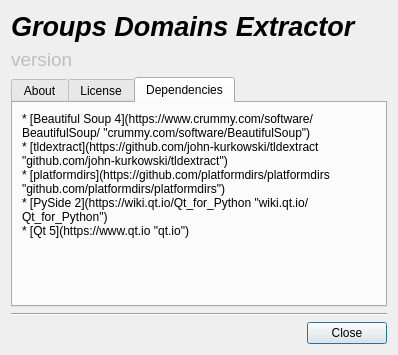
<?xml version="1.0" encoding="UTF-8"?>
<ui version="4.0">
 <class>AboutDialog</class>
 <widget class="QDialog" name="AboutDialog">
  <property name="geometry">
   <rect>
    <x>0</x>
    <y>0</y>
    <width>398</width>
    <height>355</height>
   </rect>
  </property>
  <property name="windowTitle">
   <string>About GDE</string>
  </property>
  <layout class="QGridLayout" name="gridLayout">
   <item row="2" column="0">
    <widget class="QTabWidget" name="tabWidget">
     <property name="autoFillBackground">
      <bool>true</bool>
     </property>
     <property name="styleSheet">
      <string notr="true"/>
     </property>
     <property name="currentIndex">
      <number>2</number>
     </property>
     <widget class="QWidget" name="aboutTab">
      <attribute name="title">
       <string>About</string>
      </attribute>
      <layout class="QGridLayout" name="gridLayout_3">
       <item row="1" column="0">
        <widget class="QPlainTextEdit" name="plainTextEdit">
         <property name="sizePolicy">
          <sizepolicy hsizetype="Expanding" vsizetype="Expanding">
           <horstretch>0</horstretch>
           <verstretch>0</verstretch>
          </sizepolicy>
         </property>
         <property name="styleSheet">
          <string notr="true">QPlainTextEdit {background-color: transparent;}</string>
         </property>
         <property name="frameShape">
          <enum>QFrame::NoFrame</enum>
         </property>
         <property name="frameShadow">
          <enum>QFrame::Sunken</enum>
         </property>
         <property name="readOnly">
          <bool>true</bool>
         </property>
         <property name="plainText">
          <string>Groups Domains Extractor helps in finding all domains of specific group and copies it to clipboard.
It also has the ability to save configuration of group to file and load it.</string>
         </property>
         <property name="backgroundVisible">
          <bool>false</bool>
         </property>
        </widget>
       </item>
      </layout>
     </widget>
     <widget class="QWidget" name="licenseTab">
      <attribute name="title">
       <string>License</string>
      </attribute>
      <layout class="QGridLayout" name="gridLayout_2">
       <item row="0" column="0">
        <widget class="QPlainTextEdit" name="plainTextEdit_2">
         <property name="sizePolicy">
          <sizepolicy hsizetype="Expanding" vsizetype="Expanding">
           <horstretch>0</horstretch>
           <verstretch>0</verstretch>
          </sizepolicy>
         </property>
         <property name="autoFillBackground">
          <bool>false</bool>
         </property>
         <property name="styleSheet">
          <string notr="true">QPlainTextEdit {background-color: transparent;}</string>
         </property>
         <property name="frameShape">
          <enum>QFrame::NoFrame</enum>
         </property>
         <property name="readOnly">
          <bool>true</bool>
         </property>
         <property name="plainText">
          <string notr="true">MIT License

Copyright (c) 2023 Filters Heroes

Permission is hereby granted, free of charge, to any person obtaining a copy
of this software and associated documentation files (the &quot;Software&quot;), to deal
in the Software without restriction, including without limitation the rights
to use, copy, modify, merge, publish, distribute, sublicense, and/or sell
copies of the Software, and to permit persons to whom the Software is
furnished to do so, subject to the following conditions:

The above copyright notice and this permission notice shall be included in all
copies or substantial portions of the Software.

THE SOFTWARE IS PROVIDED &quot;AS IS&quot;, WITHOUT WARRANTY OF ANY KIND, EXPRESS OR
IMPLIED, INCLUDING BUT NOT LIMITED TO THE WARRANTIES OF MERCHANTABILITY,
FITNESS FOR A PARTICULAR PURPOSE AND NONINFRINGEMENT. IN NO EVENT SHALL THE
AUTHORS OR COPYRIGHT HOLDERS BE LIABLE FOR ANY CLAIM, DAMAGES OR OTHER
LIABILITY, WHETHER IN AN ACTION OF CONTRACT, TORT OR OTHERWISE, ARISING FROM,
OUT OF OR IN CONNECTION WITH THE SOFTWARE OR THE USE OR OTHER DEALINGS IN THE
SOFTWARE.</string>
         </property>
        </widget>
       </item>
      </layout>
     </widget>
     <widget class="QWidget" name="creditsTab">
      <attribute name="title">
       <string>Dependencies</string>
      </attribute>
      <layout class="QGridLayout" name="gridLayout_4">
       <item row="0" column="0">
        <widget class="QLabel" name="dependsLbl">
         <property name="sizePolicy">
          <sizepolicy hsizetype="Expanding" vsizetype="Expanding">
           <horstretch>0</horstretch>
           <verstretch>0</verstretch>
          </sizepolicy>
         </property>
         <property name="lineWidth">
          <number>0</number>
         </property>
         <property name="text">
          <string notr="true">* [Beautiful Soup 4](https://www.crummy.com/software/BeautifulSoup/ &quot;crummy.com/software/BeautifulSoup&quot;)
* [tldextract](https://github.com/john-kurkowski/tldextract &quot;github.com/john-kurkowski/tldextract&quot;)
* [platformdirs](https://github.com/platformdirs/platformdirs &quot;github.com/platformdirs/platformdirs&quot;)
* [PySide 2](https://wiki.qt.io/Qt_for_Python &quot;wiki.qt.io/Qt_for_Python&quot;)
* [Qt 5](https://www.qt.io &quot;qt.io&quot;)
</string>
         </property>
         <property name="textFormat">
          <enum>Qt::MarkdownText</enum>
         </property>
         <property name="alignment">
          <set>Qt::AlignLeading|Qt::AlignLeft|Qt::AlignTop</set>
         </property>
         <property name="wordWrap">
          <bool>true</bool>
         </property>
         <property name="indent">
          <number>0</number>
         </property>
         <property name="openExternalLinks">
          <bool>true</bool>
         </property>
         <property name="textInteractionFlags">
          <set>Qt::LinksAccessibleByMouse|Qt::TextSelectableByMouse</set>
         </property>
        </widget>
       </item>
      </layout>
     </widget>
    </widget>
   </item>
   <item row="1" column="0">
    <widget class="QLabel" name="versionLbl">
     <property name="enabled">
      <bool>false</bool>
     </property>
     <property name="sizePolicy">
      <sizepolicy hsizetype="Preferred" vsizetype="Preferred">
       <horstretch>0</horstretch>
       <verstretch>0</verstretch>
      </sizepolicy>
     </property>
     <property name="font">
      <font>
       <pointsize>14</pointsize>
       <weight>50</weight>
       <bold>false</bold>
      </font>
     </property>
     <property name="text">
      <string notr="true">version</string>
     </property>
    </widget>
   </item>
   <item row="3" column="0">
    <widget class="Line" name="line">
     <property name="orientation">
      <enum>Qt::Horizontal</enum>
     </property>
    </widget>
   </item>
   <item row="4" column="0">
    <widget class="QDialogButtonBox" name="buttonBox">
     <property name="standardButtons">
      <set>QDialogButtonBox::Close</set>
     </property>
     <property name="centerButtons">
      <bool>false</bool>
     </property>
    </widget>
   </item>
   <item row="0" column="0">
    <widget class="QLabel" name="appnameLbl">
     <property name="font">
      <font>
       <pointsize>20</pointsize>
       <weight>75</weight>
       <italic>true</italic>
       <bold>true</bold>
      </font>
     </property>
     <property name="text">
      <string>Groups Domains Extractor</string>
     </property>
    </widget>
   </item>
  </layout>
 </widget>
 <resources/>
 <connections>
  <connection>
   <sender>buttonBox</sender>
   <signal>rejected()</signal>
   <receiver>AboutDialog</receiver>
   <slot>close()</slot>
   <hints>
    <hint type="sourcelabel">
     <x>369</x>
     <y>478</y>
    </hint>
    <hint type="destinationlabel">
     <x>492</x>
     <y>444</y>
    </hint>
   </hints>
  </connection>
 </connections>
</ui>
